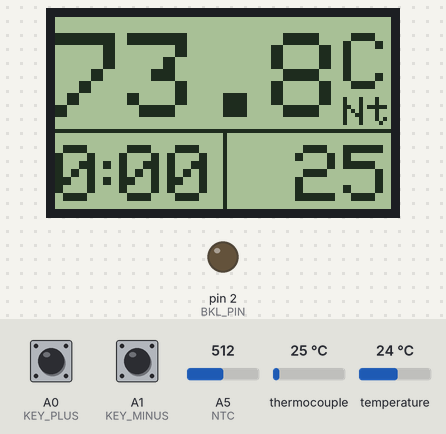
A sketch run on a simulated Arduino Uno, built with avr-gcc and run on an emulated ATmega328P. Shown: 84×48 one-colour display, output pins drawn as LEDs (lit = HIGH). The test bench sets the inputs (shaded band); at power-on: A5 (NTC) = 512, thermocouple 25 °C, A0 (KEY_PLUS) HIGH, A1 (KEY_MINUS) HIGH, temperature 24 °C. Random numbers use the default seed unless the sketch sets one; pins used as bus, display or sensor lines are not drawn; what the sketch prints to the serial monitor is not drawn.

Above: at 8.09 s.
9.0 s: A5 (NTC) set to 987
At 9.35 s:
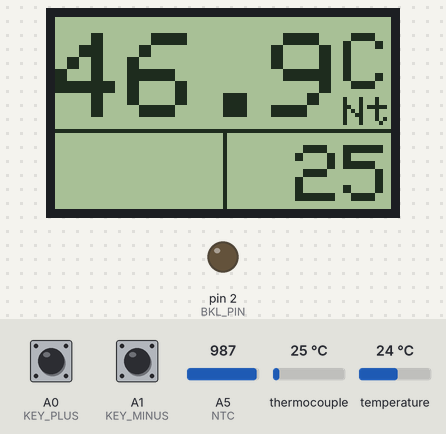
10.7 s: A5 (NTC) set to 1016
At 11.3 s:
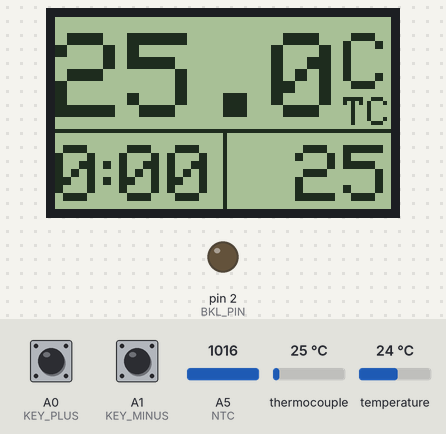
13.7 s: thermocouple set to 6 °C
At 13.87 s:
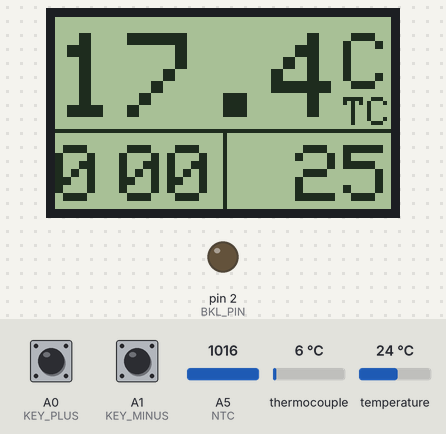
15.2 s: A0 (KEY_PLUS) pulled LOW for 3.2 s
At 15.37 s:
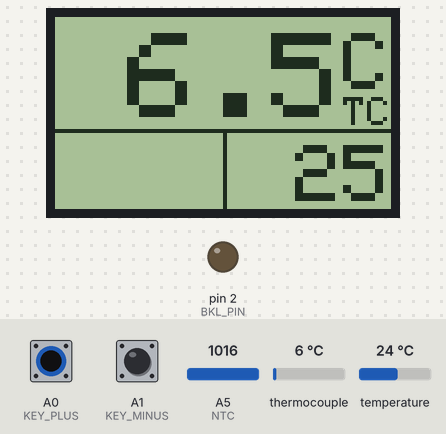
19.0 s: thermocouple set to 75 °C
At 19.39 s:
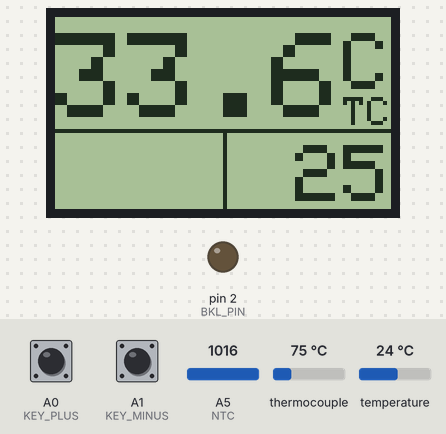
20.7 s: A1 (KEY_MINUS) pulled LOW for 0.15 s
At 21.9 s:
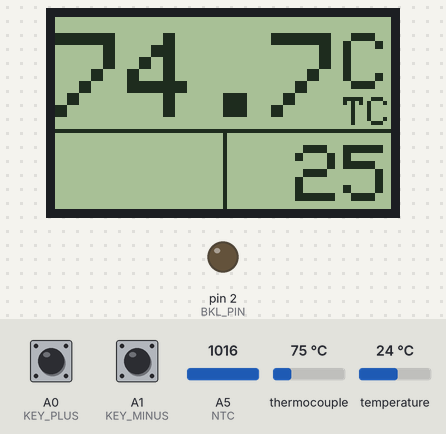
Timing chart, 0 to 22.4 s (numbered marks = the images above; inputs shaded):
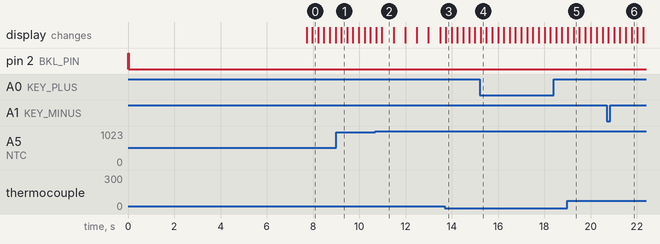

Measured:
- the behaviour switches between 1000 and 1001 on A5 (NTC) (found by bisection; images 1 and 2)
- what the display in image 2 shows lasts 0.5 s, from 11.0 s to 11.5 s

The sketch:

over_thermo.ino
```cpp
#include <SPI.h>
#include <Adafruit_GFX.h>
#include <Adafruit_PCD8544.h>
#include <max6675.h>
#include <EEPROM.h>
#include <ezButton.h>

//----------------------------------------------------------------------
#include <DallasTemperature.h>
#include <OneWire.h>
#include "IvanSensore_DS18B20.h"
#include "temp_ctrl.h"

//-----------------------------------------------------------------------
// Confiugratore dello sketch
// define to enable SD log
//#define APP_LOG_ON_SD

// true or false to enable temp simulators
#define APP_SIMULATORE false

// define to enable modbus, undef output on Serial
#define APP_MODBUS

// define pseudo frequency of main loop
#define APP_FRQ_HZ   50
//-----------------------------------------------------------------------

//-----------------------------------------------------------------------
// PIN ASSIGNMENT
//-----------------------------------------------------------------------
// One Wire
#define ONE_WIRE_BUS_MANDATA    8
#define ONE_WIRE_PIN_VCC        9
#define ONE_WIRE_PIN_GND        10

// Thermocouple
#define TC_CLK                  11
#define TC_CS                   12
#define TC_SDO                  13

// NTC
#define NTC                     A5

// SSR Output
#define SSR_OUTPUT              A4

// LCD
#define LCD_CLK                 7
#define LCD_DIN                 6
#define LCD_DC                  5
#define LCD_CS                  4
#define LCD_RST                 3
#define BKL_PIN                 2

// KEY
#define KEY_PLUS                A0
#define KEY_MINUS               A1

#define ONE_WIRE_RESOLUTION     12

//-----------------------------------------------------------------------
static IvanSensore_DS18B20 m_sens_temp(ONE_WIRE_BUS_MANDATA, ONE_WIRE_RESOLUTION, APP_SIMULATORE);
static MAX6675 m_thermocouple(TC_CLK, TC_CS, TC_SDO);
// Software SPI (slower updates, more flexible pin options):
// pin 7 - Serial clock out (SCLK)
// pin 6 - Serial data out (DIN)
// pin 5 - Data/Command select (D/C)
// pin 4 - LCD chip select (CS)
// pin 3 - LCD reset (RST)
Adafruit_PCD8544 display = Adafruit_PCD8544(LCD_CLK, LCD_DIN, LCD_DC, LCD_CS, LCD_RST);

// Buttons
static ezButton   m_key_plus(KEY_PLUS);
static ezButton   m_key_minus(KEY_MINUS);

static TempCtrl m_temp_ctrl(SSR_OUTPUT);

uint32_t m_rst_time = 0;  //! Reference time

//-----------------------------------------------------------------------
static void stampa_tempo(int linea, bool do_blink)
{
  unsigned long runMillis = millis() - m_rst_time;
  unsigned long allSeconds = runMillis / 1000;
  int runHours = allSeconds / 3600;
  int secsRemaining = allSeconds % 3600;
  int runMinutes = secsRemaining / 60;
  int runSeconds = secsRemaining % 60;
  static int cnt = 0;

  //  char buf2[32];
  //  sprintf(buf2, "%d:%02d:%02d", runHours, runMinutes, runSeconds);
  //  Serial.println(buf2);
  ++cnt;
  bool is_blank = (do_blink && (cnt & 1));


  display.setTextSize(2);
  display.setCursor(0, linea);
  if (is_blank) {
    display.print(" ");
  }
  else {
    display.print(runHours);
  }
  display.setCursor(8, linea);
  if (cnt & 2) {
    display.print(is_blank ? " " : ":");
  }
  else {
    display.print(" ");
  }
  display.setCursor(16, linea);
  char buf[16];
  sprintf(buf, "%02d", runMinutes);
  display.print(is_blank ? " " : buf);

  display.drawFastVLine(42, 28, 20, 0xFFFF);
}

//-----------------------------------------------------------------------
static void stampa_temperatura(float celsius, int line, bool is_tc, bool is_ntc)
{
  static bool is_high = false;
  bool is_error = false;
  int x = 0;

  if (celsius > 999.0 || celsius < -99.0) {
    is_error = true;
  }

  if (celsius >= 0.0) {
    // Histeresys positive value
    if (is_high && celsius < 90.0) {
      is_high = false;
    }
    if (!is_high && celsius >= 100.0) {
      is_high = true;
    }
  }
  else {
    // Histeresys negative value
    if (is_high && celsius >= -9.0) {
      is_high = false;
    }
    if (!is_high && celsius <= -10.0) {
      is_high = true;
    }
  }

  String tmp;
  if (is_error) {
    // Errore
    tmp = "Err!";
    x = 4;
  }
  else {
    if (is_high) {
      // 100
      int c = (int)celsius;
      tmp = String(c);
      if (c < 100) {
        x = 36;
      }
      else {
        x = 18;
      }
    }
    else {
      // 25.1
      tmp = String(celsius, 1);
      if (celsius >= 0.0 && celsius <= 9.99) {
        x = 18;
      }
    }
  }
  //Serial.println(tmp);

  // text display tests
  display.setTextColor(BLACK);
  display.setTextSize(3);

  // Draw temperature
  display.setCursor(x, line);
  display.print(tmp);

  // Draw symbol
  if (!is_error) {
    display.setCursor(72, line);
    display.setTextSize(2);
    display.println("C");
  }

  // TC symbol
  if (is_ntc) {
    display.setTextSize(1);
    display.setCursor(72, line + 16);
    display.println("Nt");
  }
  else if (is_tc) {
    display.setTextSize(1);
    display.setCursor(72, line + 16);
    display.println("TC");
  }

  display.drawFastHLine(0, line + 24, 86, 0xFFFF);
}
//-----------------------------------------------------------------------
static void stampa_setpoint(float sp, int linea, bool do_blink)
{
  //static uint32_t old = 0;

  static bool old_blink = false;
  static int cnt = 0;

  if (do_blink) {
    if (!old_blink) {
      cnt = 0;
    }
    ++cnt;
  }
  old_blink = do_blink;

  char buf2[16];
  int isp = (int)sp;
  if (do_blink) {
    if (cnt & 1) {
      if (sp >= 100) {
        sprintf(buf2, "%d", (int)sp);
      }
      else {
        sprintf(buf2, "% 3d", (int)sp);
      }
    }
    else {
      sprintf(buf2, "   ");
    }
  }
  else {
    if (sp >= 100) {
      sprintf(buf2, "%d", (int)sp);
    }
    else {
      sprintf(buf2, "% 3d", (int)sp);
    }
  }

  display.setTextSize(2);
  display.setCursor(48, linea);
  display.print(buf2);

  //Serial.println(millis() - old);
  //old = millis();
}

//-----------------------------------------------------------------------
static float read_tc()
{
  static float old_tc = -10000.0f;
  static bool fail = true;

  float tc = m_thermocouple.readCelsius();

  if (isnan(tc)) {
    fail = true;
  }

  if (fail) {
    // In case of fail must read something different than 0,0
    if (fabs(tc) > 0.1f) {
      fail = false;
    }
  }

  if (fail) {
    tc = -10000.0f;
    old_tc = -10000.0f;
  }
  else {
    if (old_tc < -1000.0f) {
      // init value
      old_tc = tc;
    }
    else {
      old_tc = old_tc * 0.6 + tc * 0.4;
    }
  }

  return old_tc;
}

//-----------------------------------------------------------------------
static float read_ntc()
{
  static float old_ntc = -10000.0f;

  int counts = analogRead(NTC);
  if (counts > 1000) {
    // Overflow
    old_ntc = -10000.0f;
  }
  else {
    float ntc = -0.14197f * (float)(counts) + 146.515f;

    if (old_ntc < -1000.0f) {
      // init value
      old_ntc = ntc;
    }
    else {
      old_ntc = old_ntc * 0.6 + ntc * 0.4;
    }
  }

  return old_ntc;
}

//-----------------------------------------------------------------------
unsigned int outputPin = SSR_OUTPUT;
void setup()
{
  Serial.begin(115200);

  Serial.println("Init Temperature");
  pinMode(ONE_WIRE_PIN_VCC, OUTPUT);
  pinMode(ONE_WIRE_PIN_GND, OUTPUT);
  digitalWrite(ONE_WIRE_PIN_VCC, HIGH);
  digitalWrite(ONE_WIRE_PIN_GND, LOW);

  pinMode(SSR_OUTPUT, OUTPUT);
  digitalWrite(SSR_OUTPUT, LOW);

  pinMode(BKL_PIN, OUTPUT);
  digitalWrite(BKL_PIN, HIGH);

  Serial.println("Init Display");
  display.begin();

  // init done

  // you can change the contrast around to adapt the display
  // for the best viewing!
  display.setContrast(45);

  // Backlight
  digitalWrite(BKL_PIN, LOW);

  // Init sensor
  for (int x = 0; x < 10; ++x) {
    m_sens_temp.readTemperatureC();
  }

  // Read Setpoint from EEPROM
  float sp = 0.0f;

  EEPROM.get(0, sp);

  sp = m_temp_ctrl.setSetpoint(sp);

  Serial.print("Setpoint: ");
  Serial.println(sp);

  Serial.println("ONEW;Tc;NTC;Setpoint;Out;");
  return;
}

//-----------------------------------------------------------------------
void loop()
{
  const uint32_t delay_read_temp = 250;
  uint32_t tout_read_temp = 0;

  const uint32_t delay_pwm = 20;
  uint32_t tout_pwm = 0;

  uint32_t tout_blink = 0;
  const uint32_t delay_blink = 2500;

  uint32_t tout_rst_time = 0;
  uint32_t tout_rst_time_sample = 0;
  const uint32_t delay_rst_time = 3000;

  uint32_t time_sample_inc = 0;
  uint32_t time_sample_dec = 0;
  const uint32_t delay_fast_inc_dec = 3000;
  const float fast_inc_dec_step = 5.0f;

  while (1)
  {
    bool time_just_reset = false;

    if (millis() > tout_read_temp)
    {
      // Read Temperature
      tout_read_temp = millis() + delay_read_temp;

      float temperatura = -1000.0f;//m_sens_temp.readTemperatureC();
      float temp_tc = read_tc();
      float temp_ntc = read_ntc();

      // Select sensor to display
      static bool is_tc = false;
      bool is_ntc = (temp_ntc > -1000.0f);

      if (!is_tc) {
        if (temp_tc > temperatura + 30) {
          is_tc = true;
        }
      }
      else {
        if (temp_tc < temperatura + 10) {
          is_tc = false;
        }
      }

      // Set temperature
      float temp = is_ntc ? temp_ntc : (is_tc ? temp_tc : temperatura);

      // Test Keys
      if (m_key_plus.getState() && m_key_minus.getState())
      {
        tout_rst_time = millis() + delay_rst_time;
        if (!tout_rst_time_sample) {
          // Sample
          tout_rst_time_sample = millis() + delay_rst_time;
        }
        if (millis() > tout_rst_time_sample) {
          Serial.println("Reset Timer!");
          m_rst_time = millis();
          time_just_reset = true;
        }
      }
      else {
        tout_rst_time_sample = 0;
      }

      bool set_temp = (millis() < tout_blink);
      bool wait_rst_time = (millis() < tout_rst_time);
      if (wait_rst_time) {
        if (m_key_plus.getState() || m_key_minus.getState()) {
          tout_rst_time = millis() + delay_rst_time;
        }
        set_temp = false;
      }

      bool not_modified = true;
      if (set_temp)
      {
        // Increment
        if (m_key_plus.getState() && !m_key_minus.getState())
        {
          tout_blink = millis() + delay_blink;
          if (!time_sample_inc) {
            time_sample_inc = millis() + delay_fast_inc_dec;
          }
          time_sample_dec = 0;
          float sp = m_temp_ctrl.getSetpoint();
          if ((millis() > time_sample_inc)) {
            sp = sp + fmod(sp, fast_inc_dec_step);
            sp += fast_inc_dec_step;
          }
          else {
            ++sp;
          }
          not_modified = false;
          EEPROM.put(0, m_temp_ctrl.setSetpoint(sp));
        }
        else {
          time_sample_inc = 0;
        }

        // Decrement
        if (!m_key_plus.getState() && m_key_minus.getState())
        {
          tout_blink = millis() + delay_blink;
          if (!time_sample_dec) {
            time_sample_dec = millis() + delay_fast_inc_dec;
          }
          time_sample_inc = 0;
          float sp = m_temp_ctrl.getSetpoint();
          if ((millis() > time_sample_dec)) {
            sp = sp - fmod(sp, fast_inc_dec_step);
            sp -= fast_inc_dec_step;
          }
          else {
            --sp;
          }
          not_modified = false;
          EEPROM.put(0, m_temp_ctrl.setSetpoint(sp));
        }
        else {
          time_sample_dec = 0;
        }
      }

      // Clear display
      display.clearDisplay();

      stampa_temperatura(temp, 4, is_tc, is_ntc);
      stampa_tempo(32, wait_rst_time & ~time_just_reset);
      stampa_setpoint(m_temp_ctrl.getSetpoint() + 0.5f, 32, set_temp & not_modified);

      // Update display
      display.display();

      // Update PWM
      if (temp < -100.0f) {
        m_temp_ctrl.stopPwm();
      }
      else {
        m_temp_ctrl.doWork(temp);
      }

      Serial.print(temperatura); Serial.print(";");
      Serial.print(temp_tc); Serial.print(";");
      Serial.print(temp_ntc); Serial.print(";");
      Serial.print(m_temp_ctrl.getSetpoint()); Serial.print(";");
      Serial.print(m_temp_ctrl.getPwm()); Serial.print(";");
      Serial.println(" ");
    }

    if (millis() > tout_pwm) {
      // Update_PWM
      tout_pwm = millis() + delay_pwm;
      m_temp_ctrl.doTick();
    }

    // Keyboard
    m_key_plus.loop();
    m_key_minus.loop();
    if (m_key_plus.isPressed() && !m_key_minus.isPressed()) {
      tout_blink = millis() + delay_blink;
    }
    if (!m_key_plus.isPressed() && m_key_minus.isPressed()) {
      tout_blink = millis() + delay_blink;
    }
  }

}
```

IvanSensore_DS18B20.cpp
```cpp
#include "IvanSensore_DS18B20.h"

//-----------------------------------------------------------------------
IvanSensore_DS18B20::IvanSensore_DS18B20(int pin, int res, bool simula)
  : m_bus(pin)
  , m_sensor(&m_bus)
  , m_count(0)
  , m_error(0)
  , m_resolution(res)
  , m_simulator(simula)
{
}

//-----------------------------------------------------------------------
bool IvanSensore_DS18B20::startup()
{
  m_sensor.begin();
  m_count = m_sensor.getDeviceCount();
  if (m_count) {
    m_sensor.getAddress(m_add, 0);
    m_sensor.setResolution(m_add, m_resolution);
    return true;
  }
  return false;
}

//-----------------------------------------------------------------------
bool IvanSensore_DS18B20::is_good() {
  if (m_count > 0) return true;
  return false;
}

//-----------------------------------------------------------------------
float IvanSensore_DS18B20::readTemperatureC()
{
  if (m_simulator) {
    return random(7000, 9000) / 100.0f;
  }

  if (!is_good()) startup();

  m_sensor.requestTemperatures(); // Send the command to get temperatures
  //delay(10);
  float temp = m_sensor.getTempC(m_add);
  if (temp < -125.0f) {
    m_error++;
    if (m_error > 10) {
      m_count = 0;
      m_error = 100;
    }
  }
  else m_error = 0;

  return temp * 1.0f;
}
```

IvanSensore_DS18B20.h
```cpp
#ifndef __IVANSENSORE_DS18B20__
#define __IVANSENSORE_DS18B20__

#include <DallasTemperature.h>
#include <OneWire.h>

class IvanSensore_DS18B20
{
public:
  IvanSensore_DS18B20(int pin, int res, bool m_simulator);

  float readTemperatureC();

private:
  bool startup();
  bool is_good();

private:
  OneWire            m_bus;
  DallasTemperature  m_sensor;
  int                m_count;
  int                m_error;
  int                m_resolution;
  bool               m_simulator;
  DeviceAddress      m_add;
};

#endif
```

temp_ctrl.cpp
```cpp
#include <Arduino.h>
#include "temp_ctrl.h"

//#define DEBUG_ME

#ifdef DEBUG_ME
#define DBG_PRINT(...) Serial.print(__VA_ARGS__)
#define DBG_PRINTLN(...) Serial.println(__VA_ARGS__)
#else
#define DBG_PRINT(...)
#define DBG_PRINTLN(...)
#endif

//-------------------------------------------------------------------
TempCtrl::TempCtrl(const int m_out_pin, int pwm_steps, float setpoint)
  : m_out_pin(m_out_pin)
  , m_pwm_steps(pwm_steps)
  , m_setpoint(setpoint)

{
  DBG_PRINTLN("TempCtrl Init!");
}
//-------------------------------------------------------------------
int TempCtrl::getPwm()
{
  if (!m_is_running) {
    return 0;
  }
  return m_pwm_level;
}
//-------------------------------------------------------------------
void TempCtrl::startPwm()
{
  if (m_is_running) {
    return;
  }
  m_pwm_cnt = 0;
  m_is_running = true;
}
//-------------------------------------------------------------------
void TempCtrl::stopPwm()
{
  m_is_running = false;
  m_pwm_cnt = 0;
  digitalWrite(m_out_pin, LOW);
}
//-------------------------------------------------------------------
float TempCtrl::setSetpoint(float new_val)
{
  if (isnan(new_val)) { new_val = 25.0f; }

  Serial.print("New: "); Serial.println(new_val);
  Serial.print("Max: "); Serial.println(m_setp_min);
  Serial.print("Min: "); Serial.println(m_setp_max);

  if (new_val < m_setp_min) { new_val = m_setp_min; }
  if (new_val > m_setp_max) { new_val = m_setp_max; }
  m_setpoint = new_val;
  Serial.print("SP : "); Serial.println(m_setpoint);
  return m_setpoint;
}
//-------------------------------------------------------------------
void TempCtrl::doWork(float new_temp)
{
  startPwm();

  float delta = m_setpoint - new_temp;
  DBG_PRINT("Delta= ");   DBG_PRINTLN(delta);

  int pwm = (int)(delta * m_coeff_m + m_coeff_q);
  if (pwm >= 100) {
    pwm = 100;
  }
  if (pwm <= 0) {
    pwm = 0;
  }
  m_pwm_level = pwm;
  DBG_PRINT("PWM= ");   DBG_PRINTLN(m_pwm_level);
}
//-------------------------------------------------------------------
void TempCtrl::doTick()
{
  if (!m_is_running) {
    digitalWrite(m_out_pin, LOW);
    return;
  }

  if (++m_pwm_cnt > 100) {
    m_pwm_cnt = 0;
  }

  if (m_pwm_level >= 98) {
    digitalWrite(m_out_pin, HIGH);
  }
  else if (m_pwm_level <= 2) {
    digitalWrite(m_out_pin, LOW);
  }
  else {
    digitalWrite(m_out_pin, (m_pwm_cnt < m_pwm_level));
  }
}
```

Source omitted: temp_ctrl.h (1770 bytes)
